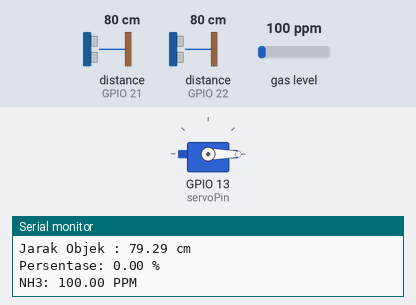
A sketch run on a simulated ESP32. On the bench: servo, the last lines printed to the serial monitor. Wiring (inferred from the names in the program): 2 × ultrasonic range finder: trigger GPIO 19, echo GPIO 21 / trigger GPIO 23, echo GPIO 22. The test bench sets the inputs (shaded band); at power-on: distance to the obstacle (sensors on GPIO 22, GPIO 21) 80 cm, gas level 100 ppm. The echo pulse lasts 58.3 µs per cm; WiFi joins after 1.5 s; servers stay silent unless stated; uploads are accepted with an empty reply.

Above: at 2.7 s.
2.8 s: distance to the obstacle (sensor on GPIO 22) set to 12 cm
9.4 s: distance to the obstacle (sensor on GPIO 22) set to 9 cm
At 11.1 s:
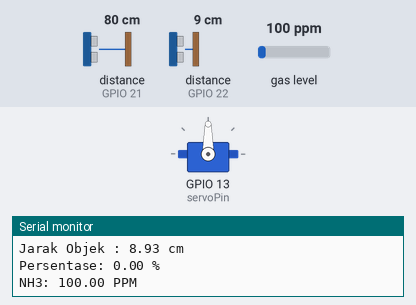
14.4 s: distance to the obstacle (sensor on GPIO 22) set to 18 cm
At 19.3 s:
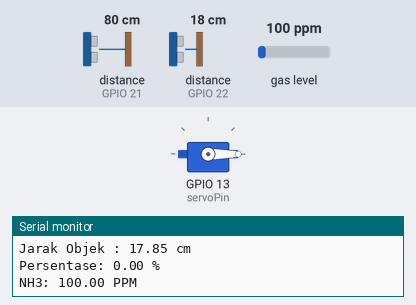
19.8 s: distance to the obstacle (sensor on GPIO 22) set to 2 cm
At 23.9 s:
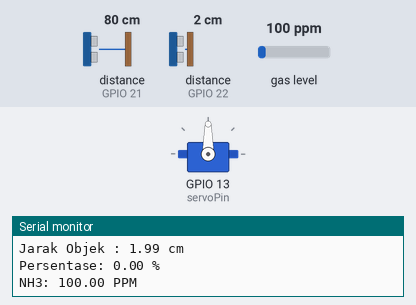
Timing chart, 0 to 25.4 s (numbered marks = the images above; inputs shaded):
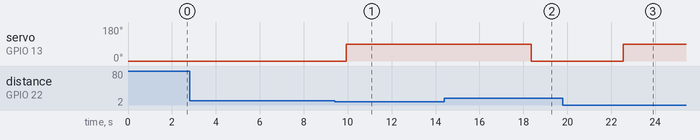

Measured:
- the behaviour switches between 11 and 10 cm on distance to the obstacle (sensor on GPIO 22) (found by bisection; images 0 and 1)
- after the input at 9.4 s, servo on GPIO 13 (servoPin): 0° → 90° after 0.53 s
- after the input at 14.4 s, servo on GPIO 13 (servoPin): 90° → 0° after 3.9 s
- after the input at 19.8 s, servo on GPIO 13 (servoPin): 0° → 90° after 2.8 s

The sketch:

FINAAALEEEEE.ino
```cpp
#include <Arduino.h>
#include <ESP32Servo.h>
#include <MQUnifiedsensor.h>
#include <WiFi.h>
#include <HTTPClient.h>

#define trigPin1 23
#define echoPin1 22
#define servoPin 13
#define trigPin2 19
#define echoPin2 21

Servo servo;
// const char *ssid = "Waroeng MieSoeh";
// const char *password = "mienyemek";
const char *ssid = "KOSKU";
const char *password = "koskud09";
const float maxHeight = 30.0;
float duration_us, distance1, distance2;

#define board "ESP32"
#define Voltage_Resolution 3.3
#define pin 36 //pin vp
#define type "MQ-135"
#define ADC_Bit_Resolution 12
#define RatioMQ135CleanAir 3.6

MQUnifiedsensor MQ135(board, Voltage_Resolution, ADC_Bit_Resolution, pin, type);

void setup() {
  Serial.begin(115200);
  delay(10);

  pinMode(trigPin1, OUTPUT);
  pinMode(echoPin1, INPUT);
  servo.attach(servoPin);
  servo.write(0);

  pinMode(trigPin2, OUTPUT);
  pinMode(echoPin2, INPUT);

  MQ135.setRegressionMethod(1); //_PPM =  a*ratio^b
  MQ135.setA(102.2); MQ135.setB(-3.445);
  MQ135.init();

  Serial.print("Calibrating please wait.");
  float calcR0 = 0;
  for (int i = 1; i <= 10; i++) {
    MQ135.update();
    calcR0 += MQ135.calibrate(RatioMQ135CleanAir);
    Serial.print(".");
  }
  MQ135.setR0(calcR0 / 10);
  Serial.println("done!.");

  if (isinf(calcR0)) { Serial.println("Warning: Connection issue, R0 is infinite (Open circuit detected) please check your wiring and supply"); while (1); }
  if (calcR0 == 0) { Serial.println("Warning: Connection issue found, R0 is zero (Analog pin shorts to ground) please check your wiring and supply"); while (1); }

  Serial.print("Connecting to ");
  Serial.println(ssid);

  WiFi.begin(ssid, password);
  while (WiFi.status() != WL_CONNECTED) {
    delay(500);
    Serial.print(".");
  }
  Serial.println("");
  Serial.println("WiFi connected");
  Serial.println("IP address: ");
  Serial.println(WiFi.localIP());
}

void loop() {
  digitalWrite(trigPin1, HIGH);
  delayMicroseconds(15);
  digitalWrite(trigPin1, LOW);

  duration_us = pulseIn(echoPin1, HIGH);
  distance1 = 0.017 * duration_us;

  if (distance1 < 10)
    servo.write(90);
  else
    servo.write(0);

  Serial.print("Jarak Objek : ");
  Serial.print(distance1);
  Serial.println(" cm");

  float distance2 = measureDistance();
  float percentage = ((maxHeight - distance2) / maxHeight) * 100.0;
  if (percentage < 0) {
    percentage = 0;
  }
  Serial.print("Persentase: ");
  Serial.print(percentage);
  Serial.println(" %");

  MQ135.update();
  float hasil = MQ135.readSensor();
  Serial.print("NH3: ");
  Serial.print(hasil);
  Serial.println(" PPM");
  delay(2000);

  HTTPClient http;
  String serverURL = "http://127.0.0.1/send_data?gas_ppm=" + String(hasil) + "&trash_capacity=" + String(percentage) + "&trash_can_id=1";
  http.begin(serverURL);
  int httpCode = http.GET();

  if (httpCode > 0) {
    Serial.printf("[HTTP] GET... code: %d\n", httpCode);

    if (httpCode == HTTP_CODE_OK) {
      String payload = http.getString();
      Serial.println(payload);
    }
  } else {
    Serial.printf("[HTTP] GET... failed, error: %s\n", http.errorToString(httpCode).c_str());
  }
  http.end();

  delay(2000);
}

float measureDistance() {
  digitalWrite(trigPin2, LOW);
  delayMicroseconds(2);
  digitalWrite(trigPin2, HIGH);
  delayMicroseconds(10);
  digitalWrite(trigPin2, LOW);

  float duration = pulseIn(echoPin2, HIGH);
  float distance = (float)duration * 0.0343 / 2.0;

  return distance;
}
```
